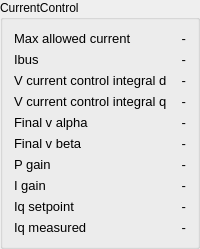
               <widget class="QGroupBox" name="groupBox_axis_config_9">
                <property name="title">
                 <string>CurrentControl</string>
                </property>
                <layout class="QGridLayout" name="gridLayout_102">
                 <item row="0" column="0">
                  <layout class="QGridLayout" name="gridLayout_103">
                   <item row="7" column="0">
                    <widget class="QLabel" name="label_iGain_2">
                     <property name="font">
                      <font>
                       <pointsize>10</pointsize>
                      </font>
                     </property>
                     <property name="text">
                      <string>I gain</string>
                     </property>
                    </widget>
                   </item>
                   <item row="8" column="0">
                    <widget class="QLabel" name="label_iqSetpoint_2">
                     <property name="font">
                      <font>
                       <pointsize>10</pointsize>
                      </font>
                     </property>
                     <property name="text">
                      <string>Iq setpoint</string>
                     </property>
                    </widget>
                   </item>
                   <item row="6" column="0">
                    <widget class="QLabel" name="label_pGain_2">
                     <property name="font">
                      <font>
                       <pointsize>10</pointsize>
                      </font>
                     </property>
                     <property name="text">
                      <string>P gain</string>
                     </property>
                    </widget>
                   </item>
                   <item row="1" column="0">
                    <widget class="QLabel" name="label_ibus_2">
                     <property name="font">
                      <font>
                       <pointsize>10</pointsize>
                      </font>
                     </property>
                     <property name="text">
                      <string>Ibus</string>
                     </property>
                    </widget>
                   </item>
                   <item row="2" column="0">
                    <widget class="QLabel" name="label_vCurrentControlIntegralD_2">
                     <property name="font">
                      <font>
                       <pointsize>10</pointsize>
                      </font>
                     </property>
                     <property name="text">
                      <string>V current control integral d</string>
                     </property>
                    </widget>
                   </item>
                   <item row="0" column="0">
                    <widget class="QLabel" name="label_maxAllowedCurrent_2">
                     <property name="font">
                      <font>
                       <pointsize>10</pointsize>
                      </font>
                     </property>
                     <property name="text">
                      <string>Max allowed current</string>
                     </property>
                    </widget>
                   </item>
                   <item row="3" column="0">
                    <widget class="QLabel" name="label_vCurrentControlIntegralQ_2">
                     <property name="font">
                      <font>
                       <pointsize>10</pointsize>
                      </font>
                     </property>
                     <property name="text">
                      <string>V current control integral q</string>
                     </property>
                    </widget>
                   </item>
                   <item row="4" column="0">
                    <widget class="QLabel" name="label_finalVAlpha_2">
                     <property name="font">
                      <font>
                       <pointsize>10</pointsize>
                      </font>
                     </property>
                     <property name="text">
                      <string>Final v alpha</string>
                     </property>
                    </widget>
                   </item>
                   <item row="5" column="0">
                    <widget class="QLabel" name="label_finalVBeta_2">
                     <property name="font">
                      <font>
                       <pointsize>10</pointsize>
                      </font>
                     </property>
                     <property name="text">
                      <string>Final v beta</string>
                     </property>
                    </widget>
                   </item>
                   <item row="9" column="0">
                    <widget class="QLabel" name="label_iqMeasured_2">
                     <property name="font">
                      <font>
                       <pointsize>10</pointsize>
                      </font>
                     </property>
                     <property name="text">
                      <string>Iq measured</string>
                     </property>
                    </widget>
                   </item>
                   <item row="0" column="1">
                    <widget class="QLabel" name="label_maxAllowedCurrentValue_2">
                     <property name="font">
                      <font>
                       <pointsize>10</pointsize>
                      </font>
                     </property>
                     <property name="text">
                      <string>-</string>
                     </property>
                     <property name="alignment">
                      <set>Qt::AlignRight|Qt::AlignTrailing|Qt::AlignVCenter</set>
                     </property>
                    </widget>
                   </item>
                   <item row="1" column="1">
                    <widget class="QLabel" name="label_ibusValue_2">
                     <property name="font">
                      <font>
                       <pointsize>10</pointsize>
                      </font>
                     </property>
                     <property name="text">
                      <string>-</string>
                     </property>
                     <property name="alignment">
                      <set>Qt::AlignRight|Qt::AlignTrailing|Qt::AlignVCenter</set>
                     </property>
                    </widget>
                   </item>
                   <item row="2" column="1">
                    <widget class="QLabel" name="label_vCurrentControlIntegralDValue_2">
                     <property name="font">
                      <font>
                       <pointsize>10</pointsize>
                      </font>
                     </property>
                     <property name="text">
                      <string>-</string>
                     </property>
                     <property name="alignment">
                      <set>Qt::AlignRight|Qt::AlignTrailing|Qt::AlignVCenter</set>
                     </property>
                    </widget>
                   </item>
                   <item row="3" column="1">
                    <widget class="QLabel" name="label_vCurrentControlIntegralQValue_2">
                     <property name="font">
                      <font>
                       <pointsize>10</pointsize>
                      </font>
                     </property>
                     <property name="text">
                      <string>-</string>
                     </property>
                     <property name="alignment">
                      <set>Qt::AlignRight|Qt::AlignTrailing|Qt::AlignVCenter</set>
                     </property>
                    </widget>
                   </item>
                   <item row="4" column="1">
                    <widget class="QLabel" name="label_finalVAlphaValue_2">
                     <property name="font">
                      <font>
                       <pointsize>10</pointsize>
                      </font>
                     </property>
                     <property name="text">
                      <string>-</string>
                     </property>
                     <property name="alignment">
                      <set>Qt::AlignRight|Qt::AlignTrailing|Qt::AlignVCenter</set>
                     </property>
                    </widget>
                   </item>
                   <item row="5" column="1">
                    <widget class="QLabel" name="label_finalVBetaValue_2">
                     <property name="font">
                      <font>
                       <pointsize>10</pointsize>
                      </font>
                     </property>
                     <property name="text">
                      <string>-</string>
                     </property>
                     <property name="alignment">
                      <set>Qt::AlignRight|Qt::AlignTrailing|Qt::AlignVCenter</set>
                     </property>
                    </widget>
                   </item>
                   <item row="6" column="1">
                    <widget class="QLabel" name="label_pGainValue_2">
                     <property name="font">
                      <font>
                       <pointsize>10</pointsize>
                      </font>
                     </property>
                     <property name="text">
                      <string>-</string>
                     </property>
                     <property name="alignment">
                      <set>Qt::AlignRight|Qt::AlignTrailing|Qt::AlignVCenter</set>
                     </property>
                    </widget>
                   </item>
                   <item row="7" column="1">
                    <widget class="QLabel" name="label_iGainValue_2">
                     <property name="font">
                      <font>
                       <pointsize>10</pointsize>
                      </font>
                     </property>
                     <property name="text">
                      <string>-</string>
                     </property>
                     <property name="alignment">
                      <set>Qt::AlignRight|Qt::AlignTrailing|Qt::AlignVCenter</set>
                     </property>
                    </widget>
                   </item>
                   <item row="8" column="1">
                    <widget class="QLabel" name="label_iqSetpointValue_2">
                     <property name="font">
                      <font>
                       <pointsize>10</pointsize>
                      </font>
                     </property>
                     <property name="text">
                      <string>-</string>
                     </property>
                     <property name="alignment">
                      <set>Qt::AlignRight|Qt::AlignTrailing|Qt::AlignVCenter</set>
                     </property>
                    </widget>
                   </item>
                   <item row="9" column="1">
                    <widget class="QLabel" name="label_iqMeasuredValue_2">
                     <property name="font">
                      <font>
                       <pointsize>10</pointsize>
                      </font>
                     </property>
                     <property name="text">
                      <string>-</string>
                     </property>
                     <property name="alignment">
                      <set>Qt::AlignRight|Qt::AlignTrailing|Qt::AlignVCenter</set>
                     </property>
                    </widget>
                   </item>
                  </layout>
                 </item>
                </layout>
               </widget>
